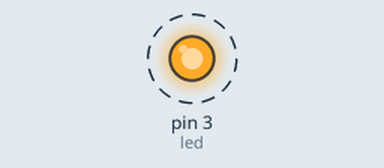
Recording of a sketch running on a simulated Arduino Uno, built with avr-gcc and run on an emulated ATmega328P. Parts: output pins drawn as LEDs (lit = HIGH). Dashed ring = blinking.

Above: at 0.2 s.
Timing chart, 0 to 3.0 s (numbered marks = the images above):
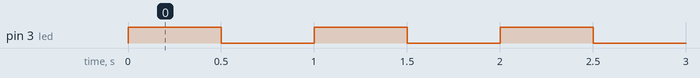

Measured:
- by itself, pin 3 (led): alternates HIGH for 0.50 s and LOW for 0.50 s

The sketch:

Projeto01_Blink.ino
```cpp
int led = 3; //Defino o pino 3, com  o nome de led
int tempo = 500;


void setup() {
  pinMode(led, OUTPUT); //Define o led (pino 3) como saida
}

void loop() {
  digitalWrite(led, HIGH); //Liga a saida led e por ser saida 0 ou 1, é uma saida digital
  delay(tempo); //Pausa a o led em 0,8 segundo
  digitalWrite(led, LOW); //Desliga a saida
  delay(tempo);
}
```
